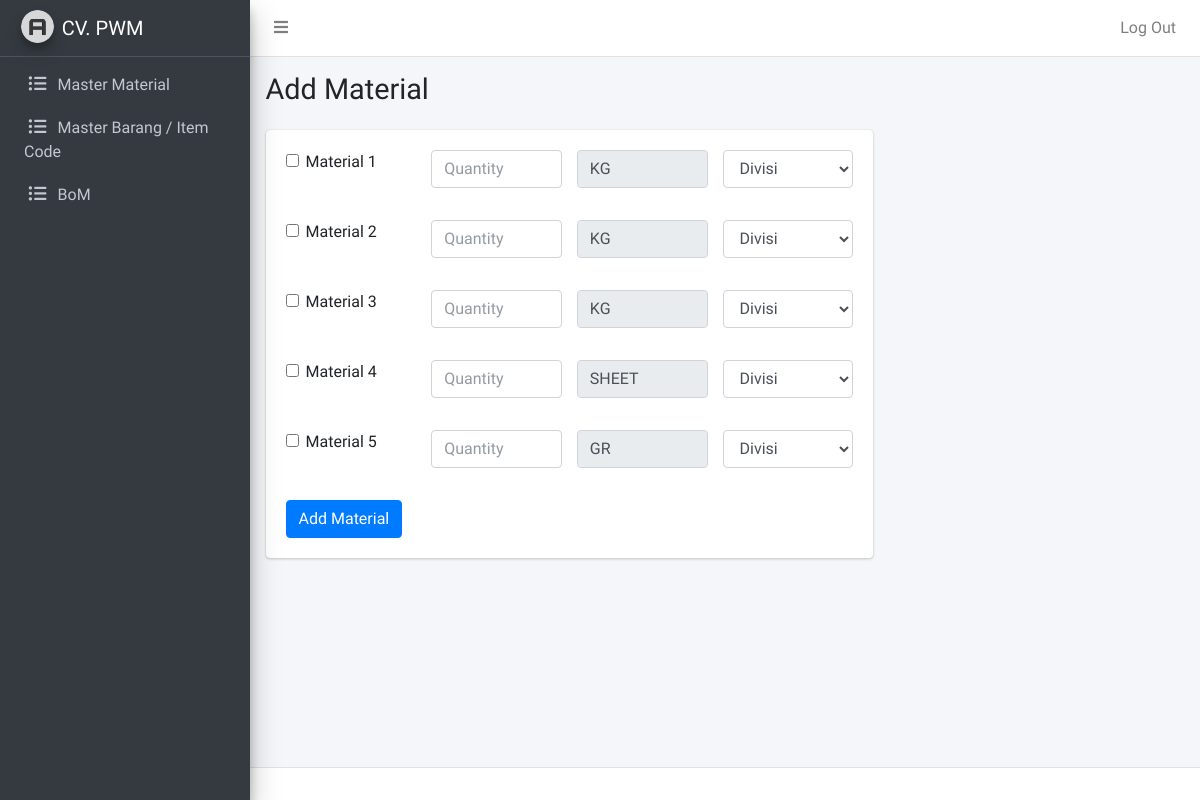
The page /admin/bom-edit.php (signed in) on the database as committed earlier.
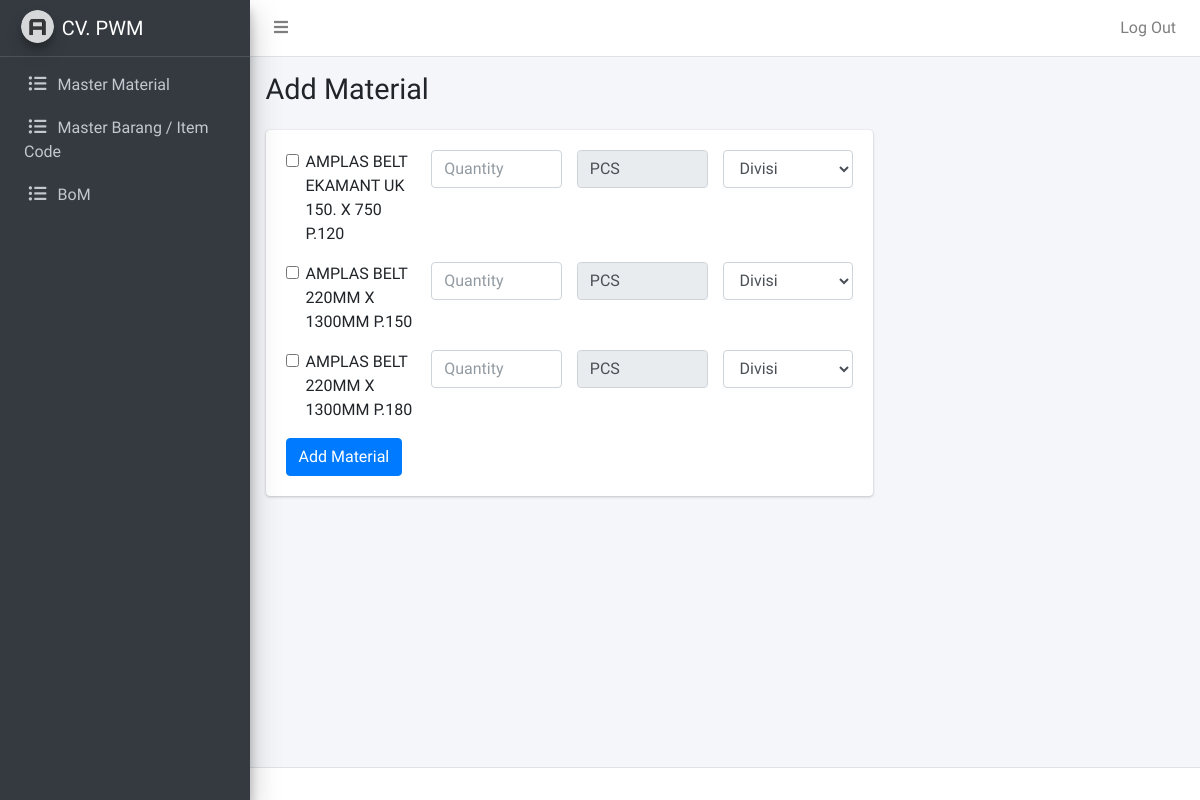
The same page on the database as committed later.
### tables this page shows
CREATE TABLE `material` (
  `material_id` varchar(255) NOT NULL,
  `material_nama` varchar(255) NOT NULL,
  `material_uom` varchar(255) NOT NULL,
  `material_harga` int(11) NOT NULL
);

### admin/bom-edit.php (the view, shortened to what this page needs)
<?php
require_once "../koneksi.php";
$query2 = mysqli_query($conn, "SELECT * FROM material");
?>
<?php require_once "template/header.php"; ?>
<?php require_once "template/navbar.php"; ?>
<?php require_once "template/sidebar.php"; ?>
  <div class="content-wrapper">
    <div class="content-header">
      <div class="container-fluid">
        <div class="row mb-2">
          <div class="col-sm-6">
            <h1 class="m-0">Add Material</h1>
          </div>
        </div>
      </div>
    </div>
    <div class="content">
      <div class="container-fluid">
        <div class="row">
          <div class="col-md-8">
            <div class="card">
              <div class="card-body">
                <form action="" method="post">
                  <?php while($material = mysqli_fetch_assoc($query2)) : ?>
                  <div class="row mb-3">
                    <div class="col-md">
                      <div class="form-check">
                        <input name="material[]" class="form-check-input" type="checkbox" value="<?= $material['material_id'] ?>" id="flexCheckDefault">
                        <label class="form-check-label" for="flexCheckDefault">
                          <?= $material['material_nama'] ?>
                        </label>
                      </div>
                    </div>
                    <div class="col-md">
                      <div class="mb-3">
                        <input name="quantity[]" type="text" class="form-control" id="quantity" placeholder="Quantity">
                      </div>
                    </div>
                    <div class="col-md">
                      <div class="mb-3">
                        <input name="uom[]" type="text" class="form-control" id="quantity" value="<?= $material['material_uom'] ?>" disabled>
                      </div>
                    </div>
                    <div class="col-md">
                      <div class="mb-3">
                        <select name="divisi[]" class="form-select form-control">
                          <option value="" selected>Divisi</option>
                        </select>
                      </div>
                    </div>
                  </div>
                  <?php endwhile; ?>
                  <div class="row">
                    <div class="col-md-4">
                      <button class="btn btn-primary" type="submit" name="add">Add Material</button>
                    </div>
                  </div>
                </form>
              </div>
            </div>
          </div>
        </div>
      </div>
    </div>
  </div>
<?php require_once "template/footer.php"; ?>

### admin/template/sidebar.php
<aside class="main-sidebar sidebar-dark-primary elevation-4">
  <a href="#" class="brand-link">
    <img src="asset/dist/img/AdminLTELogo.png" alt="AdminLTE Logo" class="brand-image img-circle elevation-3" style="opacity: .8">
    <span class="brand-text font-weight-light">CV. PWM</span>
  </a>
  <div class="sidebar">
    <nav class="mt-2">
      <ul class="nav nav-pills nav-sidebar flex-column" data-widget="treeview" role="menu" data-accordion="false">
        <li class="nav-item">
          <a href="material.php" class="nav-link">
            <i class="nav-icon far fas fa-list-ul"></i>
            <p>
              Master Material
            </p>
          </a>
        </li>
        <li class="nav-item">
          <a href="item.php" class="nav-link">
            <i class="nav-icon far fas fa-list-ul"></i>
            <p>
              Master Barang / Item Code
            </p>
          </a>
        </li>
        <li class="nav-item">
          <a href="bom.php" class="nav-link">
            <i class="nav-icon far fas fa-list-ul"></i>
            <p>
              BoM
            </p>
          </a>
        </li>
      </ul>
    </nav>
  </div>
</aside>

Rows that differ between the two databases and show on the page:
removed material: material_nama "Material 1", material_uom "KG"
removed material: material_nama "Material 2", material_uom "KG"
removed material: material_nama "Material 3", material_uom "KG"
removed material: material_nama "Material 4", material_uom "SHEET"
removed material: material_nama "Material 5", material_uom "GR"
added material: material_nama "AMPLAS BELT EKAMANT UK 150. X 750 P.120", material_uom "PCS"
added material: material_nama "AMPLAS BELT 220MM X 1300MM P.150", material_uom "PCS"
added material: material_nama "AMPLAS BELT 220MM X 1300MM P.180", material_uom "PCS"
